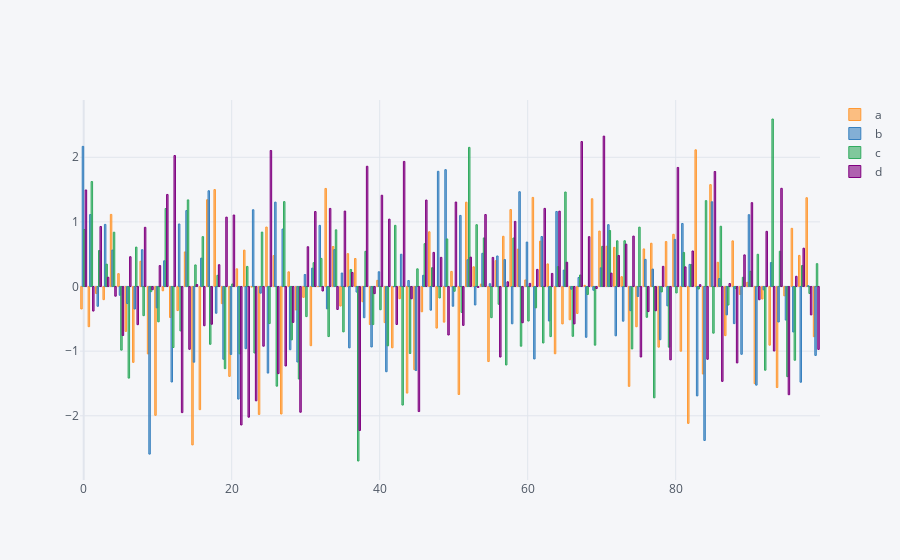

Notebook code cell kept with this figure:
### Code cell
dataframe.iplot(kind="bar")
